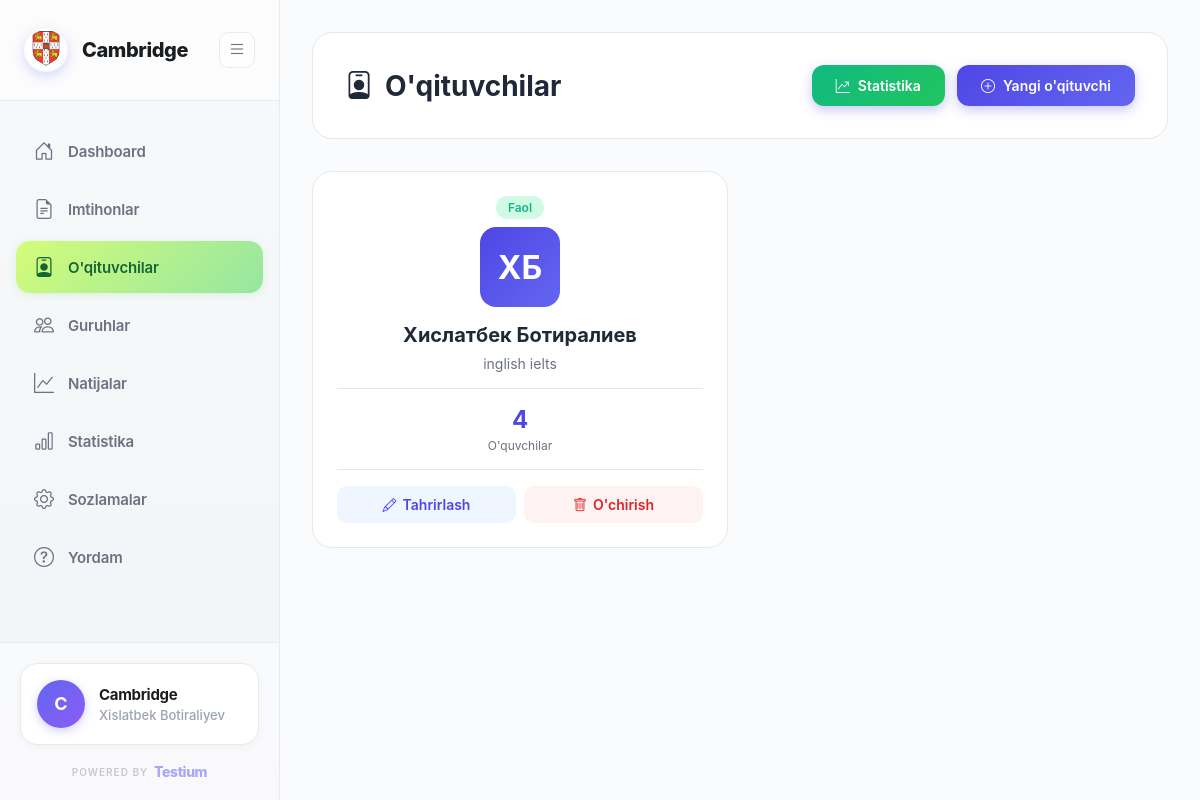
The app's page /teachers/ (signed in) with its own data.
### organizations/models.py (models this page shows, shortened)
class Organization(AbstractUser):
    full_name = models.CharField(max_length=255, default='User')
    organization_name = models.CharField(max_length=255)
    email = models.EmailField(unique=True)
    phone = models.CharField(max_length=20, unique=True)
    created_at = models.DateTimeField(auto_now_add=True)
    updated_at = models.DateTimeField(auto_now=True)
    USERNAME_FIELD = 'email'
    REQUIRED_FIELDS = ['username', 'full_name', 'organization_name']
    class Meta:
        db_table = 'organizations'
        verbose_name = 'Organization'
        verbose_name_plural = 'Organizations'

class OrganizationSettings(models.Model):
    organization = models.OneToOneField(Organization, on_delete=models.CASCADE, related_name='settings')
    logo = models.ImageField(upload_to='logos/', blank=True, null=True, verbose_name="Logo", help_text="Barcha rasm formatlari qabul qilinadi")
    primary_color = models.CharField(max_length=7, default='#4F46E5', verbose_name="Asosiy rang")
    secondary_color = models.CharField(max_length=7, default='#10b981', verbose_name="Ikkinchi rang")
    address = models.TextField(blank=True, verbose_name="Manzil")
    website = models.URLField(blank=True, verbose_name="Veb-sayt")
    telegram = models.CharField(max_length=100, blank=True, verbose_name="Telegram")
    instagram = models.CharField(max_length=100, blank=True, verbose_name="Instagram")
    facebook = models.CharField(max_length=100, blank=True, verbose_name="Facebook")
    allow_student_registration = models.BooleanField(default=True, verbose_name="Talaba ro'yxatdan o'tishiga ruxsat")
    show_leaderboard = models.BooleanField(default=True, verbose_name="Reyting jadvalini ko'rsatish")
    enable_certificates = models.BooleanField(default=True, verbose_name="Sertifikatlarni yoqish")
    email_notifications = models.BooleanField(default=True, verbose_name="Email xabarnomalar")
    telegram_notifications = models.BooleanField(default=False, verbose_name="Telegram xabarnomalar")
    telegram_bot_token = models.CharField(max_length=200, blank=True, verbose_name="Telegram bot token")
    about_text = models.TextField(blank=True, verbose_name="Biz haqimizda")
    mission = models.TextField(blank=True, verbose_name="Missiya")
    vision = models.TextField(blank=True, verbose_name="Viziya")
    created_at = models.DateTimeField(auto_now_add=True)
    updated_at = models.DateTimeField(auto_now=True)
    class Meta:
        db_table = 'organization_settings'
        verbose_name = 'Tashkilot sozlamalari'
        verbose_name_plural = 'Tashkilot sozlamalari'

class Teacher(models.Model):
    organization = models.ForeignKey(Organization, on_delete=models.CASCADE, related_name='teachers')
    first_name = models.CharField(max_length=100, verbose_name="Ism")
    last_name = models.CharField(max_length=100, verbose_name="Familiya")
    phone = models.CharField(max_length=20, blank=True, verbose_name="Telefon")
    email = models.EmailField(blank=True, verbose_name="Email")
    subject = models.CharField(max_length=200, blank=True, verbose_name="Fan")
    is_active = models.BooleanField(default=True, verbose_name="Faol")
    created_at = models.DateTimeField(auto_now_add=True)
    class Meta:
        db_table = 'teachers'
        ordering = ['first_name', 'last_name']
        verbose_name = "O'qituvchi"
        verbose_name_plural = "O'qituvchilar"
    @property
    def full_name(self):
        return f"{self.first_name} {self.last_name}"

### organizations/views_mvt.py (the view)
@login_required
def teacher_list_view(request):
    teachers = Teacher.objects.filter(organization=request.user).annotate(
        student_count=Count('students', distinct=True)
    )
    context = {
        'teachers': teachers
    }
    return render(request, 'organizations/teacher_list.html', context)

### organizations/context_processors.py (called while the page is built)
def organization_settings(request):
    if request.user.is_authenticated and hasattr(request.user, 'settings'):
        return {
            'org_settings': request.user.settings
        }
    return {}

### templates/organizations/teacher_list.html (shortened to what this page needs)
{% extends 'base.html' %}
{% block content %}
<div class="page-container">
    <div class="page-header">
        <h1 class="page-title">
            <i class="bi bi-person-badge"></i>
            O'qituvchilar
        </h1>
        <div style="display: flex; gap: 12px;">
            <a href="{% url 'teacher_statistics' %}" class="btn-primary" style="background: linear-gradient(135deg, #10b981, #22c55e);">
                <i class="bi bi-graph-up-arrow"></i>
                Statistika
            </a>
            <a href="{% url 'teacher_create' %}" class="btn-primary">
                <i class="bi bi-plus-circle"></i>
                Yangi o'qituvchi
            </a>
        </div>
    </div>
    {% if teachers %}
    <div class="teachers-grid">
        {% for teacher in teachers %}
        <div class="teacher-card">
            <div style="text-align: center;">
                <span class="status-badge {% if teacher.is_active %}active{% else %}inactive{% endif %}">
                    {% if teacher.is_active %}Faol{% else %}Nofaol{% endif %}
                </span>
            </div>
            <div class="teacher-avatar">
                {{ teacher.first_name|first|upper }}{{ teacher.last_name|first|upper }}
            </div>
            <h3 class="teacher-name">{{ teacher.full_name }}</h3>
            <p class="teacher-subject">{{ teacher.subject|default:"Fan ko'rsatilmagan" }}</p>
            <div class="teacher-stats">
                <div class="stat-item">
                    <div class="stat-value">{{ teacher.student_count }}</div>
                    <div class="stat-label">O'quvchilar</div>
                </div>
            </div>
            <div class="teacher-actions">
                <a href="{% url 'teacher_edit' teacher.pk %}" class="btn-edit">
                    <i class="bi bi-pencil"></i>
                    Tahrirlash
                </a>
                <a href="{% url 'teacher_delete' teacher.pk %}" class="btn-delete">
                    <i class="bi bi-trash"></i>
                    O'chirish
                </a>
            </div>
        </div>
        {% endfor %}
    </div>
    {% endif %}
</div>
{% endblock %}

### templates/base.html (shortened to what this page needs)
<!DOCTYPE html>
<html lang="uz">
<head>
    <link href="https://cdn.jsdelivr.net/npm/bootstrap-icons@1.10.0/font/bootstrap-icons.css" rel="stylesheet">
    {% load static %}
</head>
<body>
    {% if user.is_authenticated %}
    <div class="dashboard-layout">
        <aside class="sidebar" id="sidebar">
            <div class="sidebar-header">
                <a href="{% url 'dashboard' %}" class="logo">
                    {% if user.settings.logo %}
                    <div class="logo-icon" style="background: none; padding: 0;">
                        <img src="{{ user.settings.logo.url }}" alt="{{ user.organization_name }}" style="width: 40px; height: 40px; object-fit: cover; border-radius: 50%;">
                    </div>
                    {% else %}
                    <div class="logo-icon">
                        {{ user.organization_name|first|upper }}
                    </div>
                    {% endif %}
                    <span class="logo-text">{{ user.organization_name }}</span>
                </a>
                <button class="toggle-btn" id="toggleSidebar">
                    <i class="bi bi-list"></i>
                </button>
            </div>
            <nav class="sidebar-menu">
                <a href="{% url 'dashboard' %}" class="menu-item {% if request.resolver_match.url_name == 'dashboard' %}active{% endif %}">
                    <i class="bi bi-house-door"></i>
                    <span>Dashboard</span>
                </a>
                <a href="{% url 'exam_list' %}" class="menu-item {% if 'exam' in request.path and 'result' not in request.path %}active{% endif %}">
                    <i class="bi bi-file-earmark-text"></i>
                    <span>Imtihonlar</span>
                </a>
                <a href="{% url 'teacher_list' %}" class="menu-item {% if 'teacher' in request.path %}active{% endif %}">
                    <i class="bi bi-person-badge"></i>
                    <span>O'qituvchilar</span>
                </a>
                <a href="{% url 'group_list' %}" class="menu-item {% if 'student-group' in request.path %}active{% endif %}">
                    <i class="bi bi-people"></i>
                    <span>Guruhlar</span>
                </a>
                <a href="{% url 'results_list' %}" class="menu-item {% if request.resolver_match.url_name == 'results_list' or request.resolver_match.url_name == 'result_detail' %}active{% endif %}">
                    <i class="bi bi-graph-up"></i>
                    <span>Natijalar</span>
                </a>
                <a href="{% url 'analytics' %}" class="menu-item {% if request.resolver_match.url_name == 'analytics' %}active{% endif %}">
                    <i class="bi bi-bar-chart"></i>
                    <span>Statistika</span>
                </a>
                <a href="{% url 'settings' %}" class="menu-item {% if 'settings' in request.path %}active{% endif %}">
                    <i class="bi bi-gear"></i>
                    <span>Sozlamalar</span>
                </a>
                <a href="{% url 'support' %}" class="menu-item {% if 'support' in request.path %}active{% endif %}">
                    <i class="bi bi-question-circle"></i>
                    <span>Yordam</span>
                </a>
            </nav>
            <div class="sidebar-footer">
                <a href="#" onclick="confirmLogout(event)" class="user-profile">
                    <div class="user-avatar">
                        {{ user.organization_name|first|upper }}
                    </div>
                    <div class="user-info">
                        <div class="user-name">{{ user.organization_name }}</div>
                        <div class="user-role">{{ user.full_name }}</div>
                    </div>
                </a>
                <div class="powered-by">
                    <a href="https://testium.uz" target="_blank" class="powered-link">
                        <span class="powered-label">POWERED BY</span>
                        <span class="powered-brand">Testium</span>
                    </a>
                </div>
            </div>
        </aside>
        <main class="main-content">
            {% block content %}{% endblock %}
        </main>
    </div>
    {% endif %}
</body>
</html>

### templates/organizations/teacher_list.html (style rules this page uses)
.page-container { padding: 32px; }
.page-header { background: white; padding: 32px; border-radius: 20px; margin-bottom: 32px; border: 1px solid #e5e7eb; display: flex; justify-content: space-between; align-items: center; }
.page-title { font-size: 28px; font-weight: 700; color: #1f2937; display: flex; align-items: center; gap: 12px; }
.btn-primary { padding: 12px 24px; background: linear-gradient(135deg, #4F46E5, #6366F1); color: white; border: none; border-radius: 12px; font-size: 14px; font-weight: 600; cursor: pointer; text-decoration: none; display: inline-flex; align-items: center; gap: 8px; transition: all 0.3s ease; box-shadow: 0 4px 12px rgba(79, 70, 229, 0.3); }
.teachers-grid { display: grid; grid-template-columns: repeat(auto-fill, minmax(300px, 1fr)); gap: 24px; }
.teacher-card { background: white; border-radius: 20px; padding: 24px; border: 1px solid #e5e7eb; transition: all 0.3s ease; }
.teacher-avatar { width: 80px; height: 80px; border-radius: 16px; background: linear-gradient(135deg, #4F46E5, #6366F1); display: flex; align-items: center; justify-content: center; color: white; font-size: 32px; font-weight: 700; margin: 0 auto 16px; }
.teacher-name { font-size: 20px; font-weight: 700; color: #1f2937; text-align: center; margin-bottom: 8px; }
.teacher-subject { font-size: 14px; color: #6b7280; text-align: center; margin-bottom: 16px; }
.teacher-stats { display: flex; justify-content: space-around; padding: 16px 0; border-top: 1px solid #e5e7eb; border-bottom: 1px solid #e5e7eb; margin-bottom: 16px; }
.stat-item { text-align: center; }
.stat-value { font-size: 24px; font-weight: 700; color: #4F46E5; }
.stat-label { font-size: 12px; color: #6b7280; margin-top: 4px; }
.teacher-actions { display: flex; gap: 8px; }
.btn-edit, .btn-delete { flex: 1; padding: 10px; border: none; border-radius: 10px; font-size: 14px; font-weight: 600; cursor: pointer; transition: all 0.2s ease; text-decoration: none; display: inline-flex; align-items: center; justify-content: center; gap: 6px; }
.btn-edit { background: #eff6ff; color: #4F46E5; }
.btn-delete { background: #fef2f2; color: #dc2626; }
.status-badge { display: inline-block; padding: 4px 12px; border-radius: 50px; font-size: 12px; font-weight: 600; margin-bottom: 8px; }
.status-badge.active { background: #d1fae5; color: #10b981; }

### records on screen
Organization: settings.logo (picture), organization_name "Cambridge", organization_name|first "C", full_name "Xislatbek Botiraliyev"
Teacher: is_active "Faol", first_name|first "Х", last_name|first "Б", full_name "Хислатбек Ботиралиев", subject "inglish ielts", student_count "4"
